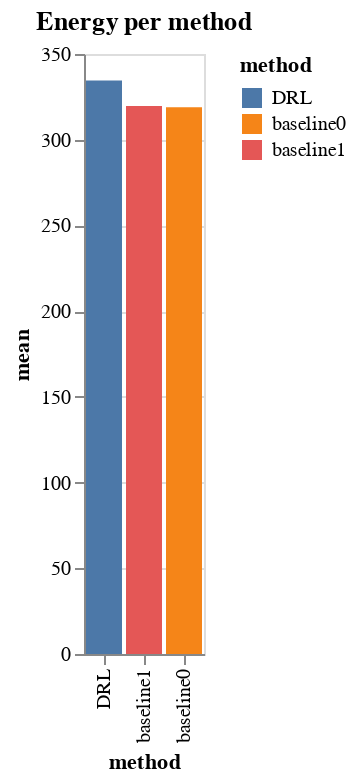

The notebook cell saved with this chart:
### Code cell
# make a bar chart of the mean duration with std
alt.Chart(energy_df.groupby('method').describe()['energy'].reset_index()).mark_bar().encode(
    x=alt.X('method', sort='-y'),
    y=alt.Y('mean', sort='-x'),
    color='method',
    tooltip=['method', 'mean', 'std'],
    text=alt.Text('mean', format='.2f')
).properties(
    title='Energy per method',

)

### Figure 1 — Vega-Lite specification as saved in the notebook (floating-point values rounded to 4 significant figures)
{"config": {"view": {"continuousWidth": 300, "continuousHeight": 300}}, "data": {"name": "data-ad0440d30fad54bff5e58c55a66e9ceb"}, "mark": {"type": "bar"}, "encoding": {"color": {"field": "method", "type": "nominal"}, "text": {"field": "mean", "format": ".2f", "type": "quantitative"}, "tooltip": [{"field": "method", "type": "nominal"}, {"field": "mean", "type": "quantitative"}, {"field": "std", "type": "quantitative"}], "x": {"field": "method", "sort": "-y", "type": "nominal"}, "y": {"field": "mean", "sort": "-x", "type": "quantitative"}}, "title": "Energy per method", "$schema": "https://vega.github.io/schema/vega-lite/v5.8.0.json", "datasets": {"data-ad0440d30fad54bff5e58c55a66e9ceb": [{"method": "DRL", "count": 11.0, "mean": 334.5, "std": 37.84, "min": 273.1, "25%": 316.7, "50%": 324.1, "75%": 347.7, "max": 409.0}, {"method": "baseline0", "count": 11.0, "mean": 318.9, "std": 15.2, "min": 291.1, "25%": 313.9, "50%": 321.0, "75%": 327.5, "max": 340.4}, {"method": "baseline1", "count": 11.0, "mean": 319.7, "std": 15.84, "min": 281.5, "25%": 315.3, "50%": 319.6, "75%": 327.0, "max": 344.0}]}}
